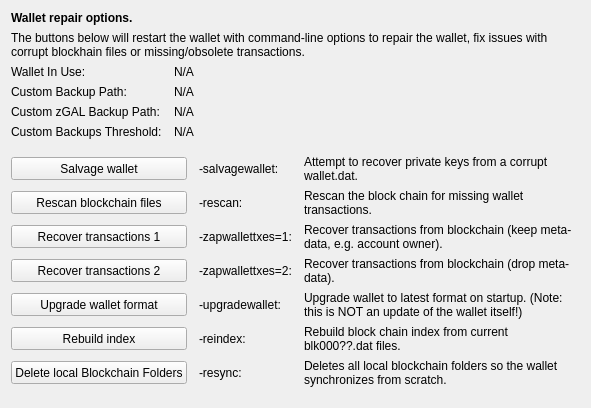
     <widget class="QWidget" name="tab_repair">
      <attribute name="title">
       <string>&amp;Wallet Repair</string>
      </attribute>
      <layout class="QGridLayout" name="gridLayout_4" columnstretch="0,0,0,0">
       <property name="horizontalSpacing">
        <number>12</number>
       </property>
       <item row="0" column="0" colspan="4">
        <widget class="QLabel" name="label_repair_header">
         <property name="font">
          <font>
           <weight>75</weight>
           <bold>true</bold>
          </font>
         </property>
         <property name="text">
          <string>Wallet repair options.</string>
         </property>
        </widget>
       </item>
       <item row="1" column="0" colspan="4">
        <widget class="QLabel" name="label_repair_helptext">
         <property name="font">
          <font>
           <weight>50</weight>
           <bold>false</bold>
          </font>
         </property>
         <property name="text">
          <string>The buttons below will restart the wallet with command-line options to repair the wallet, fix issues with corrupt blockhain files or missing/obsolete transactions.</string>
         </property>
         <property name="wordWrap">
          <bool>true</bool>
         </property>
        </widget>
       </item>
       <item row="2" column="0">
        <widget class="QLabel" name="wallet_path_label">
         <property name="text">
          <string>Wallet In Use:</string>
         </property>
        </widget>
       </item>
       <item row="2" column="1" colspan="3">
        <widget class="QLabel" name="wallet_path">
         <property name="cursor">
          <cursorShape>IBeamCursor</cursorShape>
         </property>
         <property name="text">
          <string>N/A</string>
         </property>
         <property name="textFormat">
          <enum>Qt::PlainText</enum>
         </property>
         <property name="textInteractionFlags">
          <set>Qt::LinksAccessibleByMouse|Qt::TextSelectableByKeyboard|Qt::TextSelectableByMouse</set>
         </property>
        </widget>
       </item>
       <item row="3" column="0">
        <widget class="QLabel" name="wallet_custombackuppath_label">
         <property name="text">
          <string>Custom Backup Path:</string>
         </property>
         <property name="visible">
          <bool>false</bool>
         </property>
        </widget>
       </item>
       <item row="3" column="1" colspan="3">
        <widget class="QLabel" name="wallet_custombackuppath">
         <property name="cursor">
          <cursorShape>IBeamCursor</cursorShape>
         </property>
         <property name="text">
          <string>N/A</string>
         </property>
         <property name="textFormat">
          <enum>Qt::PlainText</enum>
         </property>
         <property name="textInteractionFlags">
          <set>Qt::LinksAccessibleByMouse|Qt::TextSelectableByKeyboard|Qt::TextSelectableByMouse</set>
         </property>
         <property name="visible">
          <bool>false</bool>
         </property>
        </widget>
       </item>
       <item row="4" column="0">
        <widget class="QLabel" name="wallet_customzpivbackuppath_label">
         <property name="text">
          <string>Custom zGAL Backup Path:</string>
         </property>
         <property name="visible">
          <bool>false</bool>
         </property>
        </widget>
       </item>
       <item row="4" column="1" colspan="3">
        <widget class="QLabel" name="wallet_customzpivbackuppath">
         <property name="cursor">
          <cursorShape>IBeamCursor</cursorShape>
         </property>
         <property name="text">
          <string>N/A</string>
         </property>
         <property name="textFormat">
          <enum>Qt::PlainText</enum>
         </property>
         <property name="textInteractionFlags">
          <set>Qt::LinksAccessibleByMouse|Qt::TextSelectableByKeyboard|Qt::TextSelectableByMouse</set>
         </property>
         <property name="visible">
          <bool>false</bool>
         </property>
        </widget>
       </item>
       <item row="5" column="0">
        <widget class="QLabel" name="wallet_custombackupthreshold_label">
         <property name="text">
          <string>Custom Backups Threshold:</string>
         </property>
         <property name="visible">
          <bool>false</bool>
         </property>
        </widget>
       </item>
       <item row="5" column="1" colspan="3">
        <widget class="QLabel" name="wallet_custombackupthreshold">
         <property name="cursor">
          <cursorShape>IBeamCursor</cursorShape>
         </property>
         <property name="text">
          <string>N/A</string>
         </property>
         <property name="textFormat">
          <enum>Qt::PlainText</enum>
         </property>
         <property name="textInteractionFlags">
          <set>Qt::LinksAccessibleByMouse|Qt::TextSelectableByKeyboard|Qt::TextSelectableByMouse</set>
         </property>
         <property name="visible">
          <bool>false</bool>
         </property>
        </widget>
       </item>
       <item row="6" column="0">
        <spacer name="verticalSpacer_repair1">
         <property name="orientation">
          <enum>Qt::Vertical</enum>
         </property>
         <property name="sizeHint" stdset="0">
          <size>
           <width>10</width>
           <height>10</height>
          </size>
         </property>
        </spacer>
       </item>
       <item row="7" column="0" colspan="2">
        <widget class="QPushButton" name="btn_salvagewallet">
         <property name="minimumSize">
          <size>
           <width>100</width>
           <height>23</height>
          </size>
         </property>
         <property name="text">
          <string>Salvage wallet</string>
         </property>
        </widget>
       </item>
       <item row="7" column="2">
        <widget class="QLabel" name="label_repair_salvage_command">
         <property name="text">
          <string notr="true">-salvagewallet:</string>
         </property>
        </widget>
       </item>
       <item row="7" column="3">
        <widget class="QLabel" name="label_repair_salvage">
         <property name="text">
          <string>Attempt to recover private keys from a corrupt wallet.dat.</string>
         </property>
         <property name="wordWrap">
          <bool>true</bool>
         </property>
        </widget>
       </item>
       <item row="8" column="0" colspan="2">
        <widget class="QPushButton" name="btn_rescan">
         <property name="minimumSize">
          <size>
           <width>100</width>
           <height>23</height>
          </size>
         </property>
         <property name="text">
          <string>Rescan blockchain files</string>
         </property>
        </widget>
       </item>
       <item row="8" column="2">
        <widget class="QLabel" name="label_repair_rescan_command">
         <property name="text">
          <string notr="true">-rescan:</string>
         </property>
        </widget>
       </item>
       <item row="8" column="3">
        <widget class="QLabel" name="label_repair_rescan">
         <property name="text">
          <string>Rescan the block chain for missing wallet transactions.</string>
         </property>
         <property name="wordWrap">
          <bool>true</bool>
         </property>
        </widget>
       </item>
       <item row="9" column="0" colspan="2">
        <widget class="QPushButton" name="btn_zapwallettxes1">
         <property name="minimumSize">
          <size>
           <width>100</width>
           <height>23</height>
          </size>
         </property>
         <property name="text">
          <string>Recover transactions 1</string>
         </property>
        </widget>
       </item>
       <item row="9" column="2">
        <widget class="QLabel" name="label_repair_zap1_command">
         <property name="text">
          <string notr="true">-zapwallettxes=1:</string>
         </property>
        </widget>
       </item>
       <item row="9" column="3">
        <widget class="QLabel" name="label_repair_zap1">
         <property name="text">
          <string>Recover transactions from blockchain (keep meta-data, e.g. account owner).</string>
         </property>
         <property name="wordWrap">
          <bool>true</bool>
         </property>
        </widget>
       </item>
       <item row="10" column="0" colspan="2">
        <widget class="QPushButton" name="btn_zapwallettxes2">
         <property name="minimumSize">
          <size>
           <width>100</width>
           <height>23</height>
          </size>
         </property>
         <property name="text">
          <string>Recover transactions 2</string>
         </property>
        </widget>
       </item>
       <item row="10" column="2">
        <widget class="QLabel" name="label_repair_zap2_command">
         <property name="text">
          <string notr="true">-zapwallettxes=2:</string>
         </property>
        </widget>
       </item>
       <item row="10" column="3">
        <widget class="QLabel" name="label_repair_zap2">
         <property name="text">
          <string>Recover transactions from blockchain (drop meta-data).</string>
         </property>
         <property name="wordWrap">
          <bool>true</bool>
         </property>
        </widget>
       </item>
       <item row="11" column="0" colspan="2">
        <widget class="QPushButton" name="btn_upgradewallet">
         <property name="minimumSize">
          <size>
           <width>100</width>
           <height>23</height>
          </size>
         </property>
         <property name="text">
          <string>Upgrade wallet format</string>
         </property>
        </widget>
       </item>
       <item row="11" column="2">
        <widget class="QLabel" name="label_repair_upgrade_command">
         <property name="text">
          <string notr="true">-upgradewallet:</string>
         </property>
        </widget>
       </item>
       <item row="11" column="3">
        <widget class="QLabel" name="label_repair_upgrade">
         <property name="text">
          <string>Upgrade wallet to latest format on startup. (Note: this is NOT an update of the wallet itself!)</string>
         </property>
         <property name="wordWrap">
          <bool>true</bool>
         </property>
        </widget>
       </item>
       <item row="12" column="0" colspan="2">
        <widget class="QPushButton" name="btn_reindex">
         <property name="minimumSize">
          <size>
           <width>100</width>
           <height>23</height>
          </size>
         </property>
         <property name="text">
          <string>Rebuild index</string>
         </property>
        </widget>
       </item>
       <item row="12" column="2">
        <widget class="QLabel" name="label_repair_reindex_command">
         <property name="text">
          <string notr="true">-reindex:</string>
         </property>
        </widget>
       </item>
       <item row="12" column="3">
        <widget class="QLabel" name="label_repair_reindex">
         <property name="text">
          <string>Rebuild block chain index from current blk000??.dat files.</string>
         </property>
         <property name="wordWrap">
          <bool>true</bool>
         </property>
        </widget>
       </item>
       <item row="13" column="0" colspan="2">
        <widget class="QPushButton" name="btn_resync">
         <property name="minimumSize">
          <size>
           <width>100</width>
           <height>23</height>
          </size>
         </property>
         <property name="text">
          <string>Delete local Blockchain Folders</string>
         </property>
        </widget>
       </item>
       <item row="13" column="2">
        <widget class="QLabel" name="label_repair_resync_command">
         <property name="text">
          <string>-resync:</string>
         </property>
        </widget>
       </item>
       <item row="13" column="3">
        <widget class="QLabel" name="label_repair_resync">
         <property name="text">
          <string>Deletes all local blockchain folders so the wallet synchronizes from scratch.</string>
         </property>
         <property name="wordWrap">
          <bool>true</bool>
         </property>
        </widget>
       </item>
       <item row="14" column="0">
        <spacer name="verticalSpacer_repair2">
         <property name="orientation">
          <enum>Qt::Vertical</enum>
         </property>
         <property name="sizeHint" stdset="0">
          <size>
           <width>20</width>
           <height>10</height>
          </size>
         </property>
        </spacer>
       </item>
      </layout>
     </widget>
